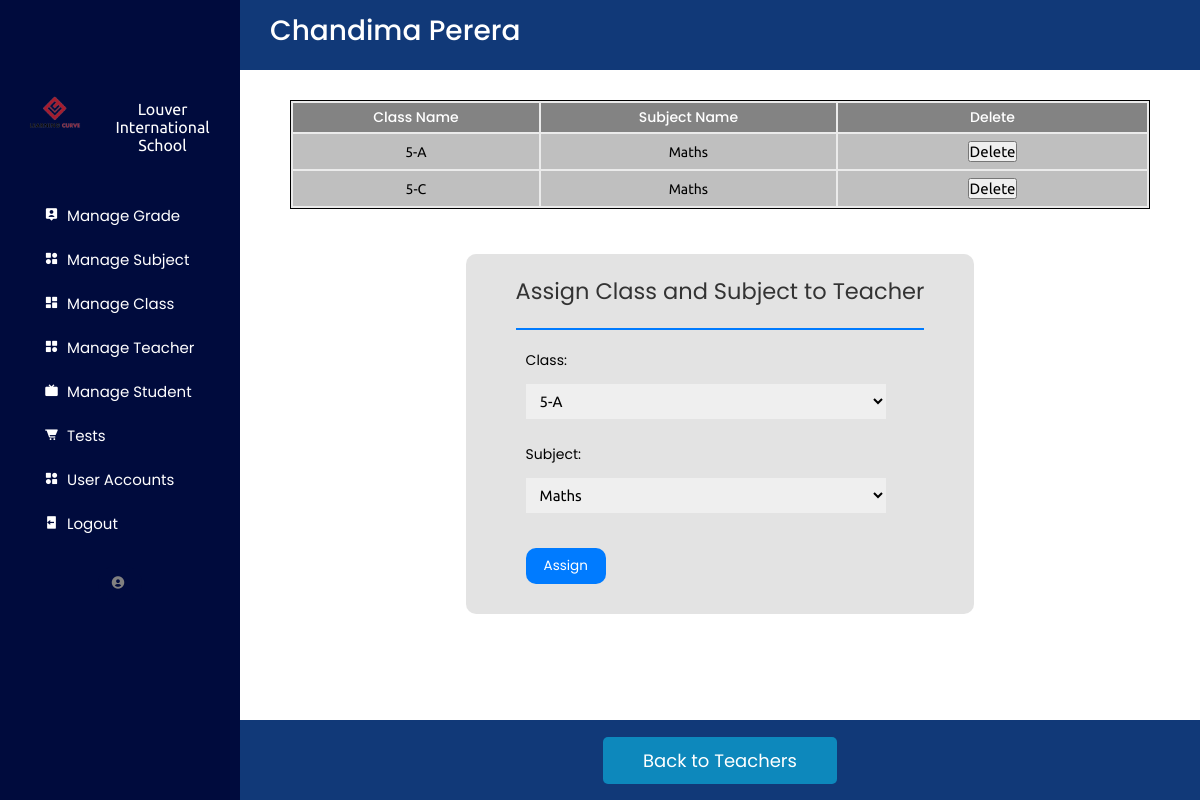
Page /Admin/viewTeacherClasses.php?teacherID=t1 on the committed database.
### tables this page shows
CREATE TABLE `user` (
  `userID` varchar(100) NOT NULL,
  `fName` char(100) NOT NULL,
  `lName` char(100) NOT NULL,
  `email` varchar(255) NOT NULL,
  `password` text NOT NULL,
  `role` char(50) NOT NULL DEFAULT 'Student',
  `imageurl` text DEFAULT NULL,
  `status` char(50) NOT NULL DEFAULT 'Active'
);

CREATE TABLE `class` (
  `classID` int(11) NOT NULL,
  `gradeID` int(11) DEFAULT NULL,
  `teacherID` varchar(100) DEFAULT NULL,
  `className` varchar(50) NOT NULL,
  `noOfStudents` int(11) NOT NULL,
  `calendarYear` year(4) NOT NULL,
  `status` char(50) NOT NULL DEFAULT 'Active'
);

CREATE TABLE `subject` (
  `subjectID` int(11) NOT NULL,
  `subjectName` varchar(255) NOT NULL
);

### Admin/viewTeacherClasses.php (the view, shortened to what this page needs)
<?php
require_once("../db_conn.php");
include("sidemenu.php");
if (isset($_GET['teacherID'])) {
    $teacherID = $_GET['teacherID'];
    $queryTeacherName = "SELECT fName, lName FROM user WHERE userID = '$teacherID' AND role = 'Teacher'";
    $resultTeacherName = $conn->query($queryTeacherName);
    $teacherName = '';
    if ($resultTeacherName->num_rows > 0) {
        $row = $resultTeacherName->fetch_assoc();
        $teacherName = $row['fName'] . ' ' . $row['lName'];
    }
    $queryTeacherClasses = "
        SELECT
            class.classID,
            class.className,
            subject.subjectID,
            subject.subjectName
        FROM
            teacher_subject
        INNER JOIN
            class ON teacher_subject.classID = class.classID
        INNER JOIN
            subject ON teacher_subject.subjectID = subject.subjectID
        WHERE
            teacher_subject.teacherID = '$teacherID'
    ";
    $resultTeacherClasses = $conn->query($queryTeacherClasses);
    $queryClasses = "SELECT classID, className FROM class";
    $resultClasses = $conn->query($queryClasses);
    $querySubjects = "SELECT subjectID, subjectName FROM subject";
    $resultSubjects = $conn->query($querySubjects);
} else {
    echo "No teacher ID provided.";
    exit;
}
?>
<div class="dashboard-content">
    <div class="heading-box">
        <div class="box-1">
            <div class="title">
                <p><?php echo $teacherName; ?></p>
            </div>
        </div>
    </div>
    <div class="table-section-item">
        <div class="table-container-item">
            <div class="table-box">
                <table id="rows-def">
                    <tr id="table-head">
                        <th>Class Name</th>
                        <th>Subject Name</th>
                        <th>Delete</th>
                    </tr>
                    <?php
                    if ($resultTeacherClasses->num_rows > 0) {
                        while ($row = $resultTeacherClasses->fetch_assoc()) {
                            echo "<tr>
                                    <td>{$row['className']}</td>
                                    <td>{$row['subjectName']}</td>
                                    <td>
                                        <form action='db_model_admin.php' method='post'>
                                            <input type='hidden' name='teacherID' value='$teacherID'>
                                            <input type='hidden' name='classID' value='{$row['classID']}'>
                                            <input type='hidden' name='subjectID' value='{$row['subjectID']}'>
                                            <button name='deleteTeacherClassButton' type='submit'>Delete</button>
                                        </form>
                                    </td>
                                </tr>";
                        }
                    } else {
                        echo "<tr><td colspan='3'>No classes assigned to this teacher.</td></tr>";
                    }
                    ?>
                </table>
            </div>
        </div>
    </div>
    <div class="section">
        <div class="section-title">Assign Class and Subject to Teacher</div>
        <form action="db_model_admin.php" method="post">
            <div class="form-container">
                <div class="inputs-column">
                    <div class="col1-popup-item">
                        <label class="labels-popup-item" for="classID">Class:</label>
                        <select class="divided-input-popup-item" name="classID" id="classID" required>
                            <?php
                            if ($resultClasses->num_rows > 0) {
                                while ($row = $resultClasses->fetch_assoc()) {
                                    echo "<option value='{$row['classID']}'>{$row['className']}</option>";
                                }
                            }
                            ?>
                        </select>
                    </div>
                    <div class="col1-popup-item">
                        <label class="labels-popup-item" for="subjectID">Subject:</label>
                        <select class="divided-input-popup-item" name="subjectID" id="subjectID" required>
                            <?php
                            if ($resultSubjects->num_rows > 0) {
                                while ($row = $resultSubjects->fetch_assoc()) {
                                    echo "<option value='{$row['subjectID']}'>{$row['subjectName']}</option>";
                                }
                            }
                            ?>
                        </select>
                    </div>
                    <div class="button-box-form">
                        <button name="assignTeacherButton" type="submit">Assign</button>
                    </div>
                </div>
            </div>
        </form>
    </div>
    <div class="bottom-box">
        <div class="button">
            <form action='manageTeacher.php' method='post'>
                <button name="backToTeachers" class="submit">
                    Back to Teachers
                </button>
            </form>
        </div>
    </div>
</div>
</body>
</html>

### Admin/stylead.css (style rules this page uses)
* { margin: 0; padding: 0; box-sizing: border-box; list-style: none; text-decoration: none; font-family: "Ubuntu", sans-serif; font-weight: 400; font-size: 15px; scroll-behavior: smooth; }
:root { --offwhite: #edebe6; --black: #000000; --white: #ffffff; --blue: #000b3d; --gray: rgb(115, 114, 114); --skyblue: #113978; --skyblue2: rgb(13, 136, 188); }
body { color: var(--white); }
.dashboard-content { overflow-y: auto; -ms-overflow-style: none; scrollbar-width: none; }
.dashboard-content { background-color: var(--white); width: 80%; color: #000000; display: flex; justify-content: center; flex-direction: row; flex-wrap: wrap; align-content: flex-start; overflow-y: auto; }
.heading-box { display: flex; justify-content: space-between; align-content: center; width: 100%; height: 70px; background-color: var(--skyblue); color: var(--white); margin-bottom: 20px; }
.box-1 { margin: 10px; }
.title { text-align: center; padding-left: 20px; }
.title p { font-family: "Poppins", sans-serif; font-weight: 500; font-style: normal; font-size: 28px; }
.table-section-item { width: 100%; height: auto; display: flex; flex-direction: column; margin-left: 50px; margin-right: 50px; }
.table-container-item { width: 100%; background-color: #ebebeb; margin-top: 10px; margin-bottom: 15px; overflow: auto; max-height: 370px; border: 1px solid var(--black); }
.table-box { position: relative; width: 100%; display: flex; justify-content: center; overflow: auto; }
.table-box table { width: 100%; overflow: auto; height: auto; }
.table-box tr { text-align: center; }
.table-box th { padding: 4px; width: 30px; color: var(--white); background-color: rgba(128, 128, 128, 0.954); font-style: normal; font-size: 14px; font-family: "Poppins", sans-serif; font-weight: 500; font-style: normal; }
.table-box td { padding: 7px; background-color: rgba(166, 166, 166, 0.632); color: #000000; font-size: 14px; }
.bottom-box { position: absolute; width: 80%; bottom: 0%; display: flex; justify-content: center; align-items: center; gap: 2rem; height: 80px; background-color: var(--skyblue); }
.submit { font-size: 18px; font-family: "Poppins", sans-serif; font-weight: 400; font-style: normal; background-color: var(--skyblue2); color: var(--white); border: none; border-radius: 5px; padding: 10px 40px; cursor: pointer; width: auto; }
#table-head { position: sticky; top: 0; z-index: 1001; background-color: rgb(196, 196, 196); }
.labels-popup-item { font-family: "Poppins", sans-serif; font-size: 14px; font-style: normal; padding-bottom: 5px; }
.divided-input-popup-item { margin-top: 8px; width: 360px; height: 35px; padding-left: 10px; font-size: 15px; margin-bottom: 10px; border: none; }
.col1-popup-item { flex: 1 1 45%; display: flex; flex-direction: column; margin-bottom: 15px; }

### Admin/styleshee.css (style rules this page uses)
body { font-family: 'Poppins', sans-serif; background: #f5f5f5; display: flex; justify-content: center; align-items: center; height: 100vh; margin: 0; }
.form-container { display: flex; flex-direction: row; justify-content:center; align-content: center; margin: 20px 0; }
.inputs-column { margin: 0 10px; width: 100%; }
body { font-family: 'Poppins', sans-serif; background: #f5f5f5; margin: 0; display: flex; justify-content: center; align-items: flex-start; }
.section { padding: 10px 50px ; background-color: hsla(0, 0%, 75%, 0.432); margin: 30px 100px; max-height: 410px; overflow-y: scroll; border-radius: 10px; }
.section .section-title { font-family: "Poppins", sans-serif; font-size: 1.5rem; color: #333333; border-bottom: 2px solid #007bff; padding: 10px 0 20px 0; }
.button-box-form button { border-radius: 10px; background-color: #007bff; padding: 8px 18px; border: none; outline: none; color: white; font-size: 0.9rem; font-family: "Poppins", sans-serif; margin-top: 10px; }

### rows in the picture
user: teacherName "Chandima Perera"
class: className "5-A", subject.subjectName "Maths"
class: className "5-C", subject.subjectName "Maths"

### other values in the picture
form field classID "5-A"
form field subjectID "Maths"
